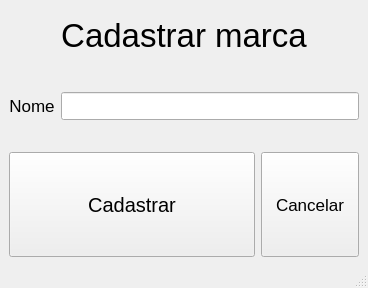
<?xml version="1.0" encoding="UTF-8"?>
<ui version="4.0">
 <class>MainWindow</class>
 <widget class="QMainWindow" name="MainWindow">
  <property name="geometry">
   <rect>
    <x>0</x>
    <y>0</y>
    <width>368</width>
    <height>288</height>
   </rect>
  </property>
  <property name="windowTitle">
   <string>MainWindow</string>
  </property>
  <widget class="QWidget" name="centralwidget">
   <layout class="QVBoxLayout" name="verticalLayout" stretch="2,3,4">
    <item>
     <widget class="QLabel" name="lbl_titulo">
      <property name="font">
       <font>
        <pointsize>25</pointsize>
       </font>
      </property>
      <property name="text">
       <string>Cadastrar marca</string>
      </property>
      <property name="alignment">
       <set>Qt::AlignCenter</set>
      </property>
     </widget>
    </item>
    <item>
     <layout class="QFormLayout" name="formLayout">
      <property name="topMargin">
       <number>5</number>
      </property>
      <property name="bottomMargin">
       <number>5</number>
      </property>
      <item row="0" column="0">
       <widget class="QLabel" name="lbl_nome">
        <property name="sizePolicy">
         <sizepolicy hsizetype="Minimum" vsizetype="Minimum">
          <horstretch>0</horstretch>
          <verstretch>2</verstretch>
         </sizepolicy>
        </property>
        <property name="font">
         <font>
          <pointsize>13</pointsize>
         </font>
        </property>
        <property name="text">
         <string>Nome</string>
        </property>
        <property name="alignment">
         <set>Qt::AlignCenter</set>
        </property>
       </widget>
      </item>
      <item row="0" column="1">
       <widget class="QLineEdit" name="txt_nome">
        <property name="sizePolicy">
         <sizepolicy hsizetype="Expanding" vsizetype="Maximum">
          <horstretch>0</horstretch>
          <verstretch>1</verstretch>
         </sizepolicy>
        </property>
        <property name="font">
         <font>
          <pointsize>13</pointsize>
         </font>
        </property>
       </widget>
      </item>
     </layout>
    </item>
    <item>
     <layout class="QHBoxLayout" name="horizontalLayout" stretch="5,2">
      <item>
       <widget class="QPushButton" name="btn_cadastrar">
        <property name="sizePolicy">
         <sizepolicy hsizetype="Minimum" vsizetype="Minimum">
          <horstretch>0</horstretch>
          <verstretch>0</verstretch>
         </sizepolicy>
        </property>
        <property name="font">
         <font>
          <pointsize>15</pointsize>
         </font>
        </property>
        <property name="text">
         <string>Cadastrar</string>
        </property>
       </widget>
      </item>
      <item>
       <widget class="QPushButton" name="btn_voltar">
        <property name="sizePolicy">
         <sizepolicy hsizetype="Minimum" vsizetype="Minimum">
          <horstretch>0</horstretch>
          <verstretch>0</verstretch>
         </sizepolicy>
        </property>
        <property name="font">
         <font>
          <pointsize>13</pointsize>
         </font>
        </property>
        <property name="text">
         <string>Cancelar</string>
        </property>
       </widget>
      </item>
     </layout>
    </item>
   </layout>
  </widget>
  <widget class="QMenuBar" name="menubar">
   <property name="geometry">
    <rect>
     <x>0</x>
     <y>0</y>
     <width>368</width>
     <height>21</height>
    </rect>
   </property>
  </widget>
  <widget class="QStatusBar" name="statusbar"/>
 </widget>
 <resources/>
 <connections/>
</ui>
